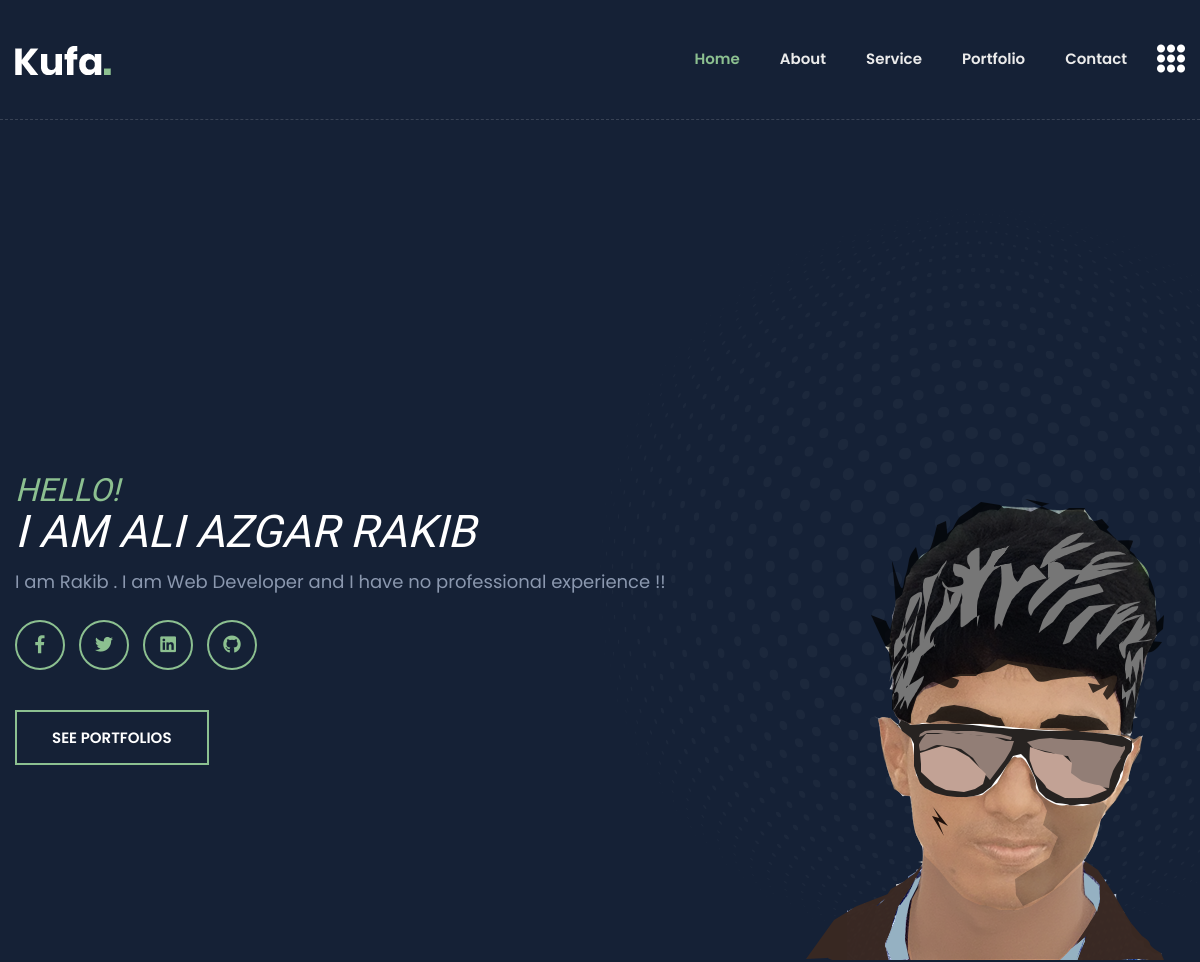
Before: / (upper part) with the older database file.
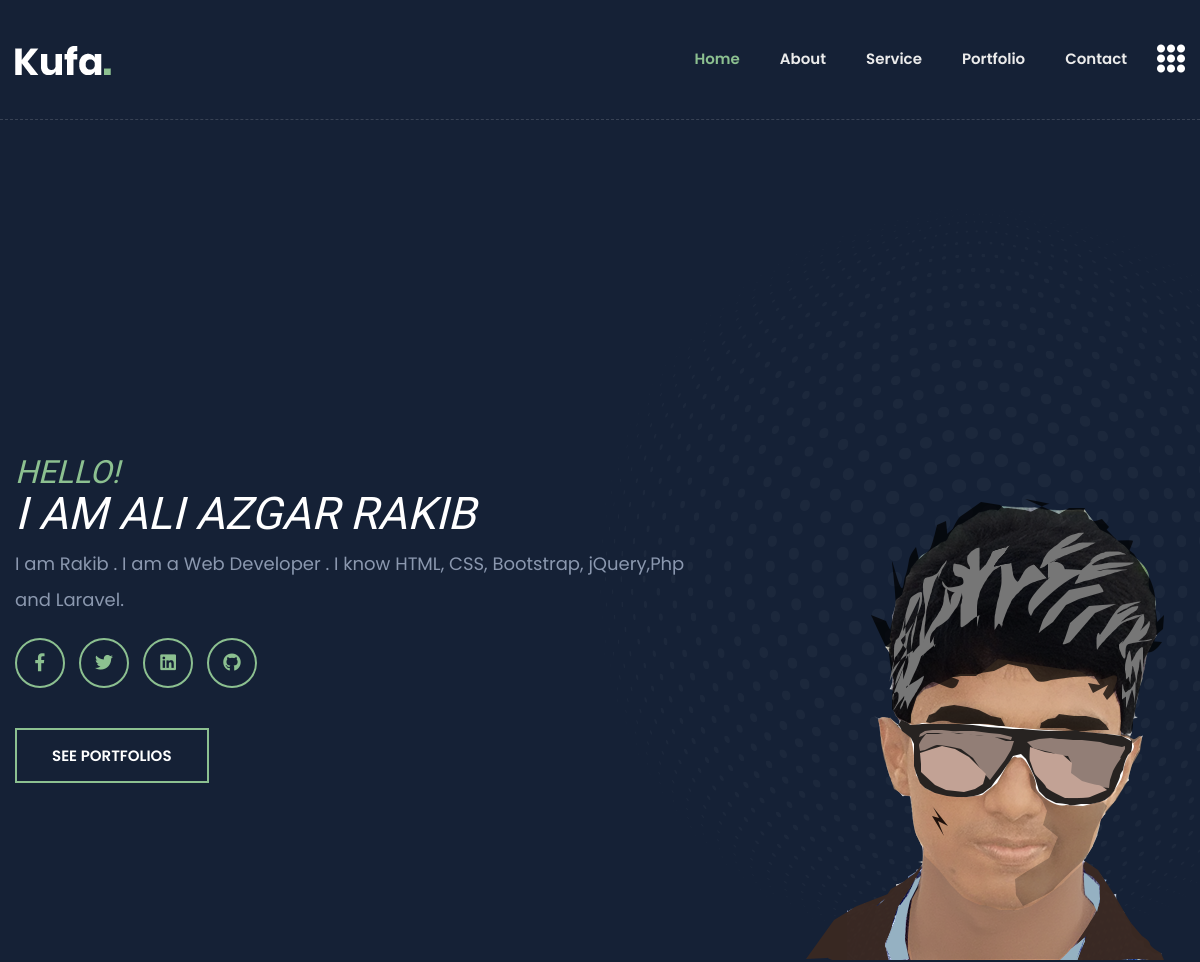
After: the same page with the newer database file.
### tables this page shows
CREATE TABLE `about_me` (
  `id` int(2) NOT NULL,
  `name` varchar(100) NOT NULL,
  `intro` varchar(300) NOT NULL,
  `details` text NOT NULL,
  `fb_link` varchar(100) NOT NULL,
  `twitter_link` varchar(100) NOT NULL,
  `linkedin_link` varchar(100) NOT NULL,
  `github_link` varchar(100) NOT NULL,
  `photo` varchar(120) NOT NULL
);

### index.php (the view, shortened to what this page needs)
<?php
require_once "admin/db.php";
?>
<!doctype html>
<html class="no-js" lang="en">
<head>
        <link rel="stylesheet" href="front_end_assets/css/bootstrap.min.css">
        <link rel="stylesheet" href="front_end_assets/css/animate.min.css">
        <link rel="stylesheet" href="front_end_assets/css/magnific-popup.css">
        <link rel="stylesheet" href="front_end_assets/css/fontawesome-all.min.css">
        <link rel="stylesheet" href="front_end_assets/css/flaticon.css">
        <link rel="stylesheet" href="front_end_assets/css/slick.css">
        <link rel="stylesheet" href="front_end_assets/css/aos.css">
        <link rel="stylesheet" href="front_end_assets/css/default.css">
        <link rel="stylesheet" href="front_end_assets/css/style.css">
        <link rel="stylesheet" href="front_end_assets/css/responsive.css">
    </head>
    <body class="theme-bg">
        <header>
            <div id="header-sticky" class="transparent-header">
                <div class="container">
                    <div class="row">
                        <div class="col-xl-12">
                            <div class="main-menu">
                                <nav class="navbar navbar-expand-lg">
                                    <a href="index.php" class="navbar-brand logo-sticky-none"><img src="front_end_assets/img/logo/logo.png" alt="Logo"></a>
                                    <div class="collapse navbar-collapse" id="navbarNav">
                                        <ul class="navbar-nav ml-auto">
                                            <li class="nav-item active"><a class="nav-link" href="#home">Home</a></li>
                                            <li class="nav-item"><a class="nav-link" href="#about">about</a></li>
                                            <li class="nav-item"><a class="nav-link" href="#service">service</a></li>
                                            <li class="nav-item"><a class="nav-link" href="#portfolio">portfolio</a></li>
                                            <li class="nav-item"><a class="nav-link" href="#contact">Contact</a></li>
                                        </ul>
                                    </div>
                                    <div class="header-btn">
                                        <a href="#" class="off-canvas-menu menu-tigger"><i class="flaticon-menu"></i></a>
                                    </div>
                                </nav>
                            </div>
                        </div>
                    </div>
                </div>
            </div>
                <?php
                  $about_me_query = $dbcon->query("SELECT * FROM about_me");
                  $about_me = $about_me_query -> fetch_assoc();
                ?>
        </header>
        <main>
            <section id="home" class="banner-area banner-bg fix">
                <div class="container">
                    <div class="row align-items-center">
                        <div class="col-xl-7 col-lg-6">
                            <div class="banner-content">
                                <h6 class="wow fadeInUp" data-wow-delay="0.2s">HELLO!</h6>
                                <h2 style="font-size: 3em;" class="wow fadeInUp" data-wow-delay="0.4s">I am <?=$about_me['name']?> </h2>
                                <p class="wow fadeInUp" data-wow-delay="0.6s"><?=$about_me['intro']?></p>
                                <div class="banner-social wow fadeInUp" data-wow-delay="0.8s">
                                    <ul>
                                        <li><a href="<?=$about_me['fb_link']?>"><i class="fab fa-facebook-f"></i></a></li>
                                        <li><a href="<?=$about_me['twitter_link']?>"><i class="fab fa-twitter"></i></a></li>
                                        <li><a href="<?=$about_me['linkedin_link']?>"><i class="fab fa-linkedin"></i></a></li>
                                        <li><a href="<?=$about_me['github_link']?>"><i class="fab fa-github"></i></a></li>
                                    </ul>
                                </div>
                                <a href="#" class="btn wow fadeInUp" data-wow-delay="1s">SEE PORTFOLIOS</a>
                            </div>
                        </div>
                        <div class="col-xl-5 col-lg-6 d-none d-lg-block">
                            <div class="banner-img text-right">
                                <img src="admin/image/profile/<?=$about_me['photo']?>" alt="">
                            </div>
                        </div>
                    </div>
                </div>
                <div class="banner-shape"><img src="front_end_assets/img/shape/dot_circle.png" class="rotateme" alt="img"></div>
            </section>
        </main>
    </body>
</html>

Changed rows visible on the page:
changed about_me "ALI AZGAR RAKIB": intro "I am Rakib . I am Web Developer and I have no professional experience !!" → "I am Rakib . I am a Web Developer . I know HTML, CSS, Bootstrap, jQuery,Php and Laravel."
